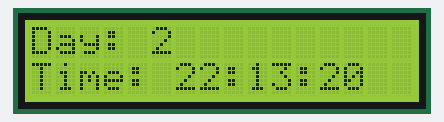
Recording of a sketch running on a simulated Arduino Uno, built with avr-gcc and run on an emulated ATmega328P. Parts: 16×2 character LCD. The local clock reads 2024-03-15 10:24:30 at power-on unless the sketch sets it; what the sketch prints to the serial monitor is not drawn.

Above: at 0.2 s.
At 4.2 s:
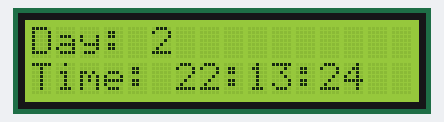
At 9.3 s:
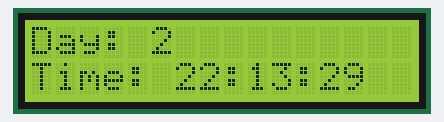
At 19.3 s:
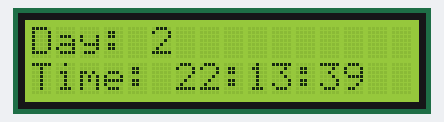
At 28.4 s:
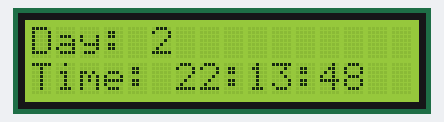
At 38.4 s:
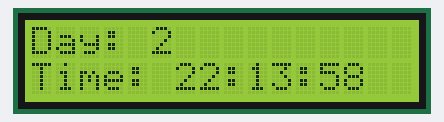

The sketch:

clockCode.ino
```cpp
#include "RtcDS1302.h"
#include "ThreeWire.h"
#include "LiquidCrystal.h"

ThreeWire mywire(2, 3, 4); // (IO, SCLK, CE) == (DAT, CLK, RST)
RtcDS1302<ThreeWire> rtc(mywire);
LiquidCrystal lcd(5,6,7,8,9,10);

void setup()
{

  lcd.begin(16, 2);
  rtc.Begin();
  Serial.begin(9600);

  lcd.setCursor(0, 0);
  lcd.print("konichiwa");
  delay(100);
  lcd.clear();

  RtcDateTime dt = RtcDateTime(__DATE__,__TIME__);
  rtc.SetDateTime(dt);
}
void loop()
{
  RtcDateTime now = rtc.GetDateTime();

  //to show what the lcd suppose dey print out
  Serial.print(now.Hour());
  Serial.print(":");
  Serial.print(now.Minute());
  Serial.print(":");
  Serial.println(now.Second());

  lcd.setCursor(0, 0);
  lcd.print("Day: ");
  lcd.print(now.DayOfWeek());

  lcd.setCursor(0, 1);
  lcd.print("Time: ");
  lcd.print(now.Hour());
  lcd.print(":");
  if(now.Minute() < 10){lcd.print("0");}
  lcd.print(now.Minute());
  lcd.print(":");
  if(now.Second() < 10){lcd.print("0");}
  lcd.print(now.Second());
  delay(1000);
}
```

Measured:
- what the display in image 0 shows lasts 1.0 s, from 0.2 s to 1.2 s
